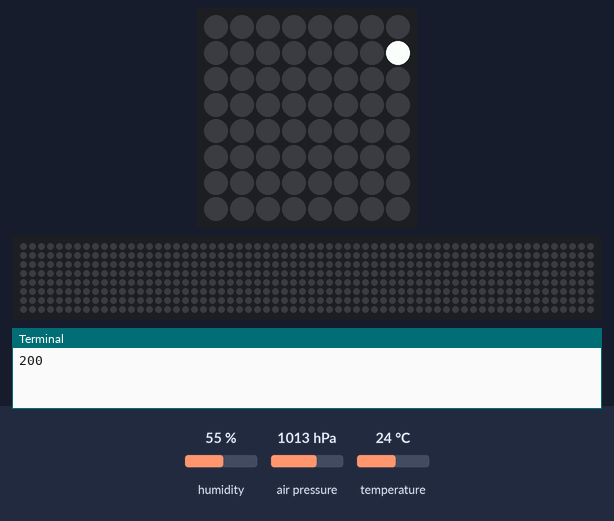
This program was run on a simulated Raspberry Pi (BCM pin numbers) with a Sense HAT. Parts: the Sense HAT's 8×8 RGB LED matrix, a strip that is not on the board, showing the scrolling text unrolled, the last lines printed to the terminal. The inputs (shaded band) are chosen by the test bench; at power-on: humidity 55 %, air pressure 1013 hPa, temperature 24 °C. The 64×8 strip is a reading aid, not a part: it shows the text the matrix is scrolling, unrolled, one strip-width of it at a time; web requests get an empty 200 reply after 0.4 s.

Above: at 0.57 s.
At 6.51 s:
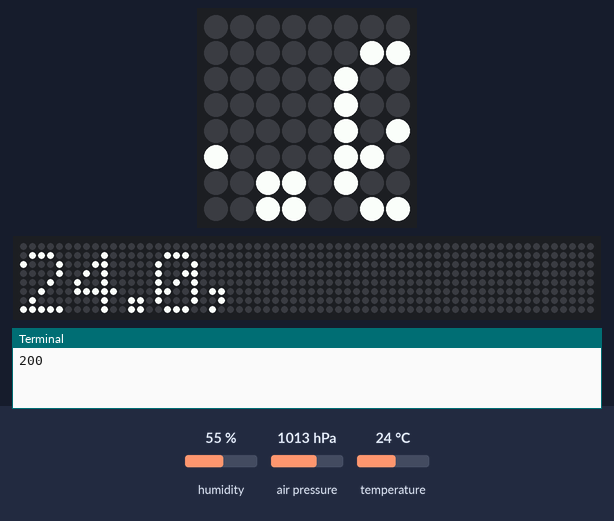
At 12.55 s:
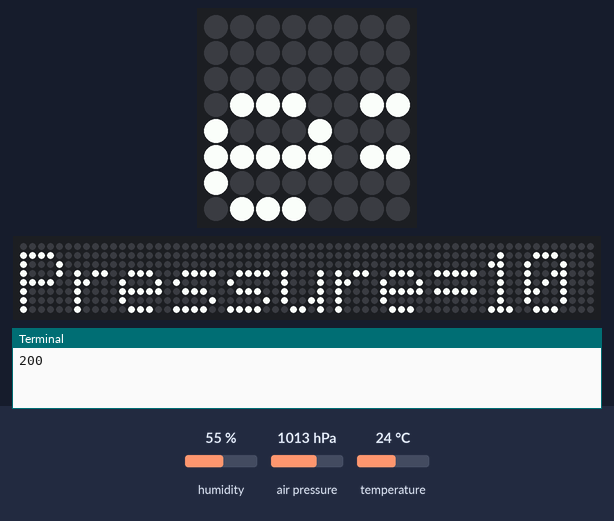
At 24.54 s:
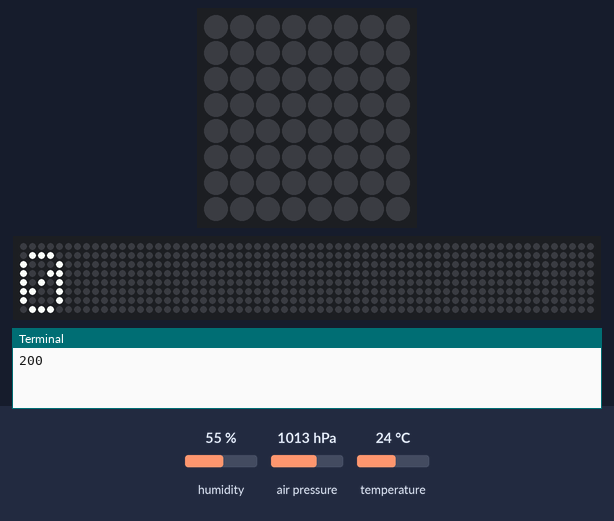
At 25.55 s:
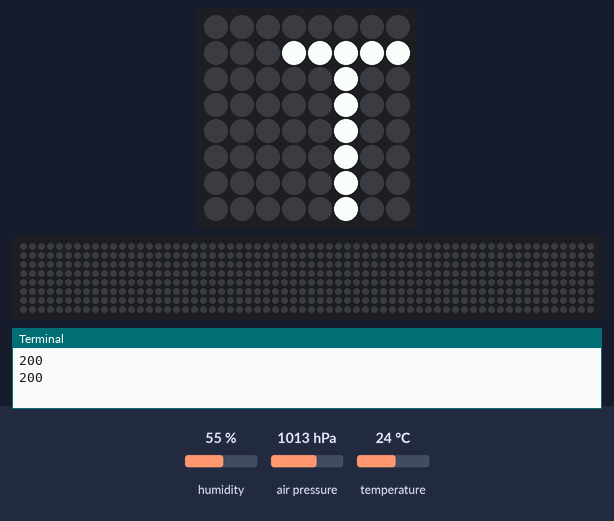
At 39.95 s:
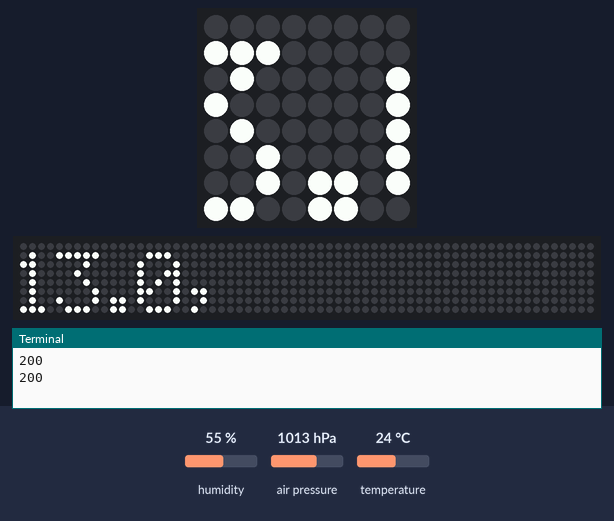

The program:

env.py
```python
from sense_hat import SenseHat
import requests

sense = SenseHat()
counter = 1

while True:
    t = sense.get_temperature()
    p = sense.get_pressure()
    h = sense.get_humidity()

    t = round(t, 1)
    p = round(p, 1)
    h = round(h, 1)
    data = { 'id' : counter, 'temp' : t, 'humidity' : h, 'pressure' : p}
    r = requests.post("http://192.168.6.23:8080/serviceui/api/iot/sensor/data", json = data)
    print(r.status_code)
    msg = "Temp = %s, Pressure=%s, Humidity=%s" % (t,p,h)

    sense.show_message(msg)
    counter += 1
```
